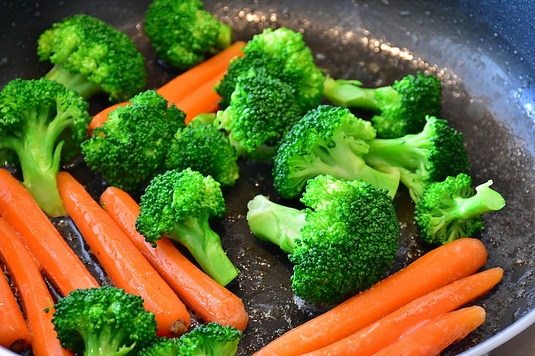
#> input picture cv_and_ml_with_python_and_opencv/img3.jpg, 535 x 356 px, shrunk from 728 x 485 before the run
$ jupyter execute cv_ml_2_4.ipynb
#> lines starting #> are read from the running program, lines starting #| are printed output that depends on the picture
[cell 1]
from pathlib import Path
import cv2
import numpy as np

img1 = cv2.imread('./img3.jpg', cv2.IMREAD_GRAYSCALE)
#> img1: shape (356, 535); min 0, max 255, mean 101.5

ksize1 = 3
ksize2 = 5
ksize3 = 7
ksize4 = 9
kernel = np.full(shape=[ksize4, ksize4], fill_value=1, dtype=np.float32) / (ksize4*ksize4)
res1 = cv2.blur(img1, (ksize1, ksize1))
res2 = cv2.blur(img1, (ksize2, ksize2))
res3 = cv2.boxFilter(img1, -1, (ksize3, ksize3))
res4 = cv2.filter2D(img1, -1, kernel)
res5 = cv2.boxFilter(img1, -1, (1, 21))
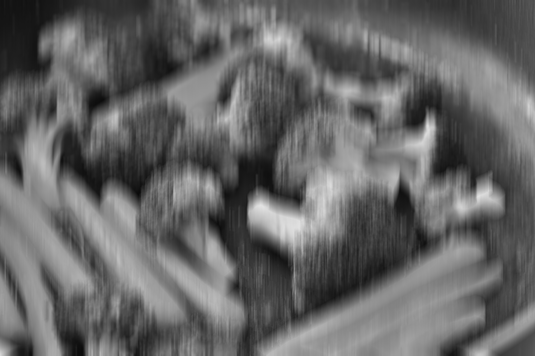
#> res5: shape (356, 535); min 11, max 227, mean 101.5

displays = [
    ('1', img1),
    ('2', res1),
    ('3', res2),
    ('4', res3),
    ('5', res4),
    ('6', res5),
]

for (name, out) in displays:
    cv2.imshow(name, out)
#> this loop made 6 passes
#> name on passes 1 to 6: '1', '2', '3', '4', '5', '6'

cv2.waitKey(0)
cv2.destroyAllWindows()

save_dir = Path('./code_res_imgs/c2_blur')
save_dir.mkdir(parents=True, exist_ok=True)

for (name, out) in displays:
    output_path = save_dir / f'{name}.jpg'
    cv2.imwrite(str(output_path), out)

[cell 2]
ksize1 = 7
ksize2 = 9
res1 = cv2.GaussianBlur(img1, (ksize1, ksize1), 0)
res2 = cv2.GaussianBlur(img1, (ksize2, ksize2), 0)
res3 = cv2.GaussianBlur(img1, (1, 21), 0)

displays = [
    ('1', img1),
    ('2', res1),
    ('3', res2),
    ('4', res3),
]

for (name, out) in displays:
    cv2.imshow(name, out)
#> this loop made 4 passes

cv2.waitKey(0)
cv2.destroyAllWindows()

save_dir = Path('./code_res_imgs/c2_gaussianBlur')
save_dir.mkdir(parents=True, exist_ok=True)

for (name, out) in displays:
    output_path = save_dir / f'{name}.jpg'
    cv2.imwrite(str(output_path), out)

[cell 3]
from pathlib import Path
import cv2
import numpy as np

img1 = cv2.imread('./img3.jpg', cv2.IMREAD_GRAYSCALE)

kernel = np.array([[-1, -1, -1], [-1, 9, -1], [-1, -1, -1]])
res1 = cv2.filter2D(img1, -1, kernel)
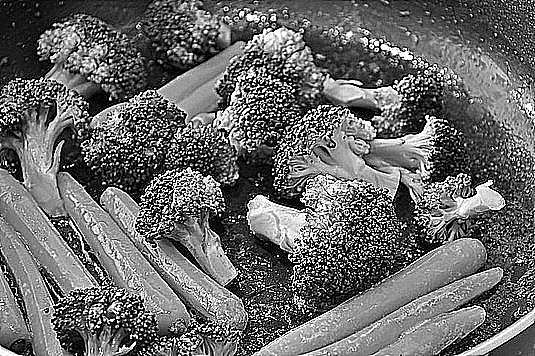
#> res1: shape (356, 535); min 0, max 255, mean 105.5

ksize1 = 3
ksize2 = 15
img1_blur1 = cv2.blur(img1, (ksize1, ksize1))
img1_blur2 = cv2.blur(img1, (ksize2, ksize2))
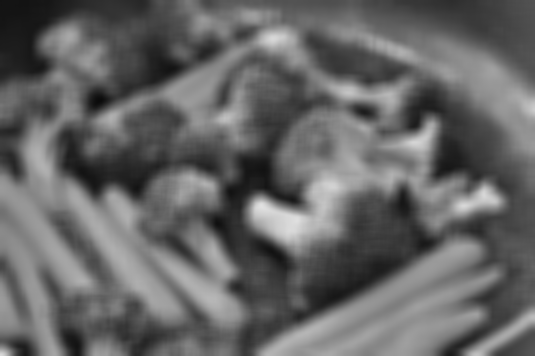
#> img1_blur2: shape (356, 535); min 11, max 225, mean 101.5
res2 = cv2.subtract(img1.astype(np.uint16) *2, img1_blur1.astype(np.uint16))
res3 = cv2.subtract(img1.astype(np.uint16) *2, img1_blur2.astype(np.uint16))
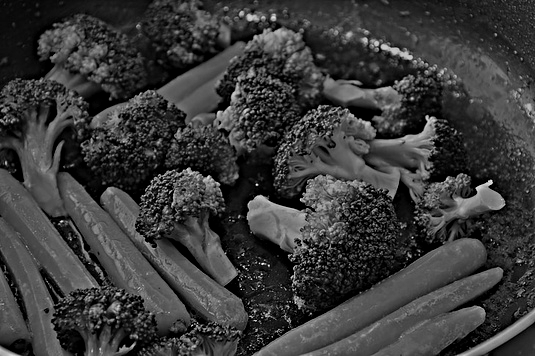
#> res3: shape (356, 535) uint16; min 0, max 445, mean 103; drawn with min black and max white
res4 = res2.astype(np.uint8)
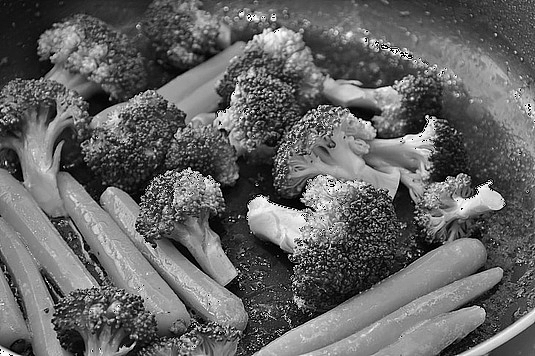
#> res4: shape (356, 535); min 0, max 255, mean 100.6
res5 = res3.astype(np.uint8)
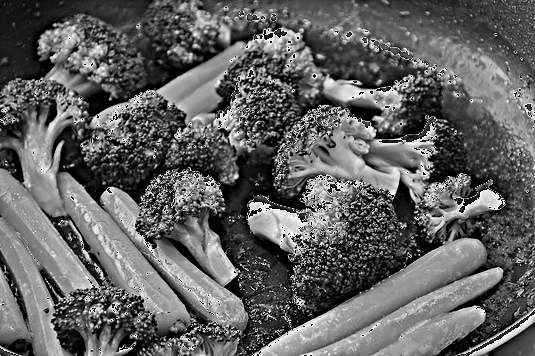
#> res5: shape (356, 535); min 0, max 255, mean 97.6

displays = [
    ('1', img1),
    ('2', res1),
    ('3', res2),
    ('4', res3),
    ('5', res4),
    ('6', res5),
]

for (name, out) in displays:
    cv2.imshow(name, out)

cv2.waitKey(0)
cv2.destroyAllWindows()

save_dir = Path('./code_res_imgs/c2_sharpening')
save_dir.mkdir(parents=True, exist_ok=True)

for (name, out) in displays:
    output_path = save_dir / f'{name}.jpg'
    cv2.imwrite(str(output_path), out)

[cell 4]
from pathlib import Path
import cv2
import numpy as np

img1 = cv2.imread('./img3.jpg', cv2.IMREAD_GRAYSCALE)

h, w = img1.shape
#> h = 356; w = 535
sort_pepper_ratio = (np.uint32)((h*w) * 0.1)
#> sort_pepper_ratio = 19046
sort_noise_x = np.full(shape=[sort_pepper_ratio], fill_value=0, dtype=np.uint16)
#> sort_noise_x = 19046 values from 0 to 0
sort_noise_y = np.full(shape=[sort_pepper_ratio], fill_value=0, dtype=np.uint16)
#> sort_noise_y = 19046 values from 0 to 0
pepper_noise_x = np.full(shape=[sort_pepper_ratio], fill_value=0, dtype=np.uint16)
#> pepper_noise_x = 19046 values from 0 to 0
pepper_noise_y = np.full(shape=[sort_pepper_ratio], fill_value=0, dtype=np.uint16)
#> pepper_noise_y = 19046 values from 0 to 0
gaussian_noise = np.full(shape=[h, w], fill_value=0, dtype=np.uint8)
cv2.randu(sort_noise_x, 0, w)
cv2.randu(sort_noise_y, 0, h)
cv2.randu(pepper_noise_x, 0, w)
cv2.randu(pepper_noise_y, 0, h)
cv2.randn(gaussian_noise, 0, 20)
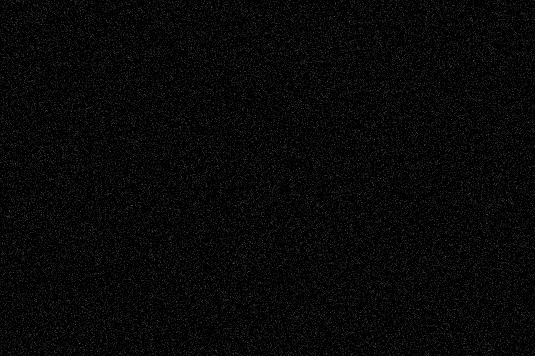
#> gaussian_noise: shape (356, 535); min 0, max 91, mean 8
sort_pepper_img = cv2.copyTo(img1, None)
gaussian_noise_img = cv2.add(img1, gaussian_noise)
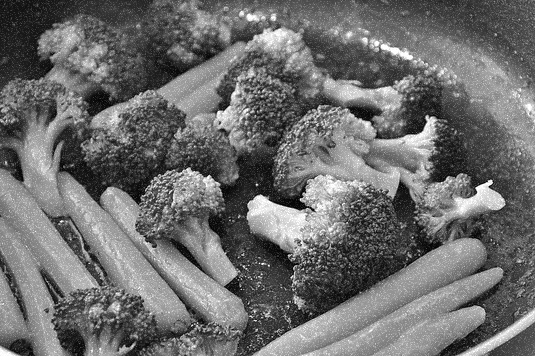
#> gaussian_noise_img: shape (356, 535); min 0, max 255, mean 109.4
for i in range(sort_pepper_ratio):
    sort_pepper_img[sort_noise_y[i], sort_noise_x[i]] = 255
    sort_pepper_img[pepper_noise_y[i], pepper_noise_x[i]] = 0
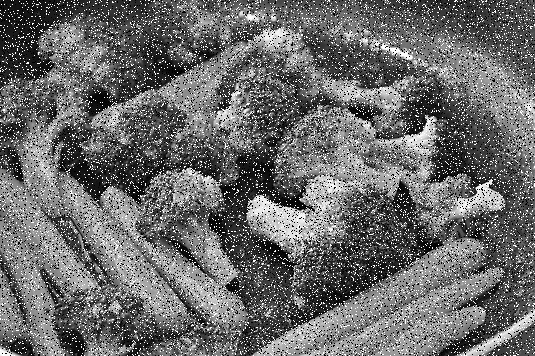
#> sort_pepper_img: shape (356, 535); min 0, max 255, mean 106.1

ksize1 = 3
ksize2 = 5
res1 = cv2.medianBlur(sort_pepper_img, ksize1)
res2 = cv2.medianBlur(sort_pepper_img, ksize2)
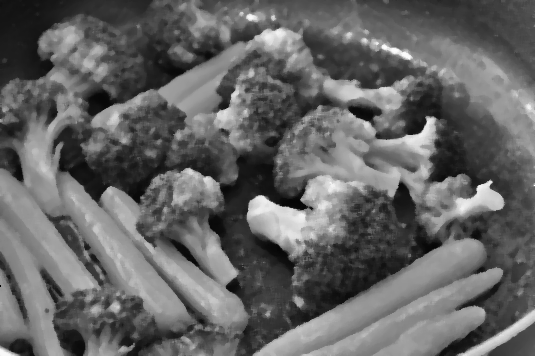
#> res2: shape (356, 535); min 0, max 255, mean 100.4
res3 = cv2.blur(gaussian_noise_img, (ksize1, ksize1))
res4 = cv2.GaussianBlur(gaussian_noise_img, (ksize1, ksize1), 0)
res5 = cv2.bilateralFilter(gaussian_noise_img, -1, 20, ksize1)

displays = [
    ('1', img1),
    ('1-1', sort_pepper_img),
    ('1-2', gaussian_noise_img),
    ('2', res1),
    ('3', res2),
    ('4', res3),
    ('5', res4),
    ('6', res5),
]

for (name, out) in displays:
    cv2.imshow(name, out)
#> this loop made 8 passes

cv2.waitKey(0)
cv2.destroyAllWindows()

save_dir = Path('./code_res_imgs/c2_noiseCancelling')
save_dir.mkdir(parents=True, exist_ok=True)

for (name, out) in displays:
    output_path = save_dir / f'{name}.jpg'
    cv2.imwrite(str(output_path), out)

$ run again, with cv_and_ml_with_python_and_opencv/img14.jpg copied over cv_and_ml_with_python_and_opencv/img3.jpg
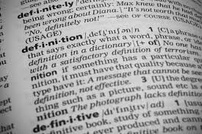
#> input picture cv_and_ml_with_python_and_opencv/img14.jpg, 202 x 134 px, shrunk from 275 x 183 before the run
#> img1 is the input picture: shape (134, 202); min 0, max 255, mean 163.2
#> the loop `for (name, out) in displays:` made 6 passes
#> name on passes 1 to 6: '1', '2', '3', '4', '5', '6'
#> the loop `for (name, out) in displays:` made 4 passes
#> `res5 = res3.astype(np.uint8)`:
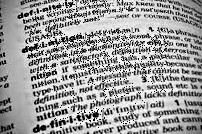
#> res5: shape (134, 202); min 0, max 255, mean 156.7
#> `res4 = cv2.GaussianBlur(gaussian_noise_img, (ksize1, ksize1), 0)`:
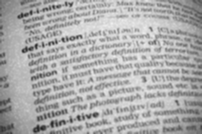
#> res4: shape (134, 202); min 35, max 238, mean 171.2
#> the loop `for (name, out) in displays:` made 8 passes

$ run again, with cv_and_ml_with_python_and_opencv/img2.jpg copied over cv_and_ml_with_python_and_opencv/img3.jpg
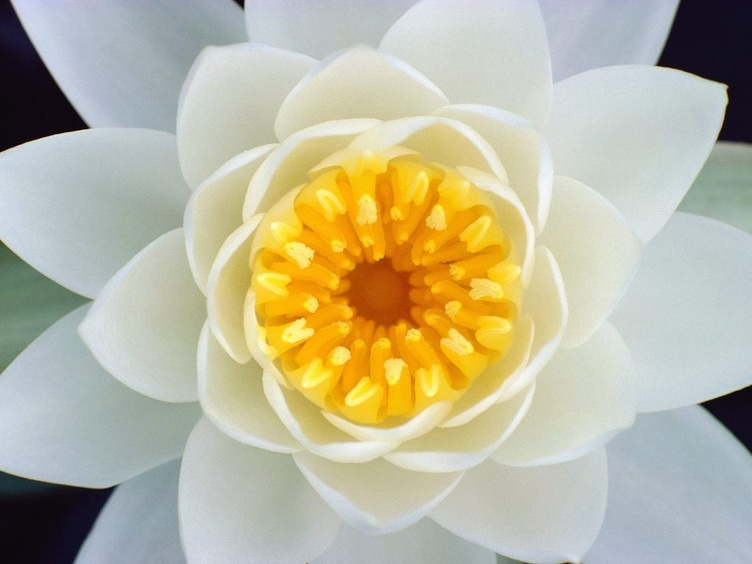
#> input picture cv_and_ml_with_python_and_opencv/img2.jpg, 752 x 564 px, shrunk from 1024 x 768 before the run
#> the loop `for (name, out) in displays:` made 6 passes
#> name on passes 1 to 6: '1', '2', '3', '4', '5', '6'
#> the loop `for (name, out) in displays:` made 4 passes
#> after the loop `for i in range(sort_pepper_ratio):`:
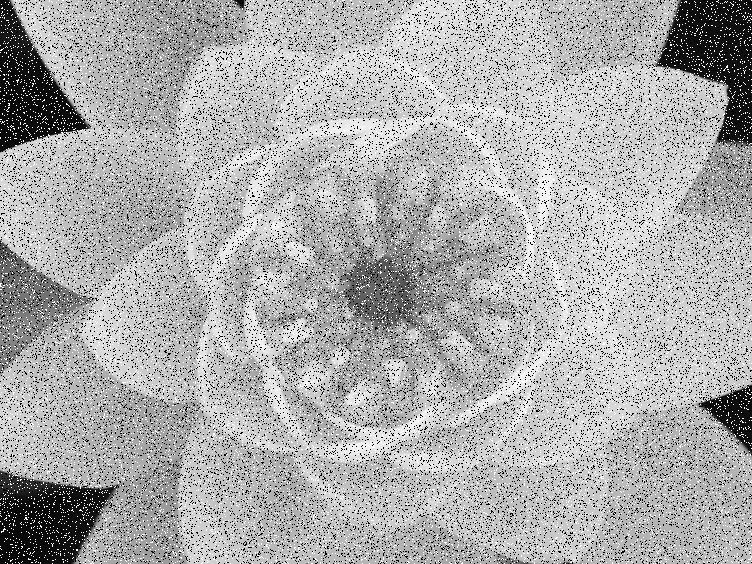
#> sort_pepper_img: shape (564, 752); min 0, max 255, mean 172.5
#> the loop `for (name, out) in displays:` made 8 passes
